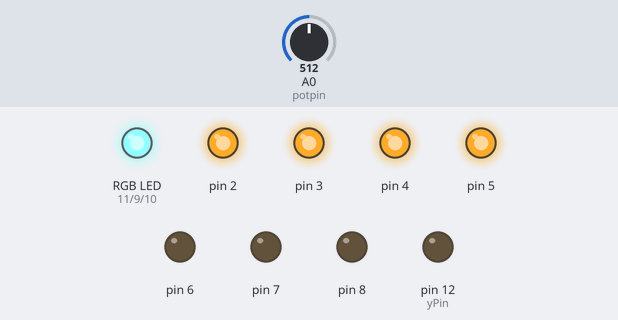
Bench run of a sketch on a simulated Arduino Uno, built with avr-gcc and run on an emulated ATmega328P. Shown: an RGB LED mixed from three pins (HIGH = lit), output pins drawn as LEDs (lit = HIGH). Dashed ring = blinking. The test bench sets the inputs (shaded band); at power-on: A0 (potpin) = 512.

Above: at 1.2 s.
1.3 s: A0 (potpin) set to 900
At 1.7 s:
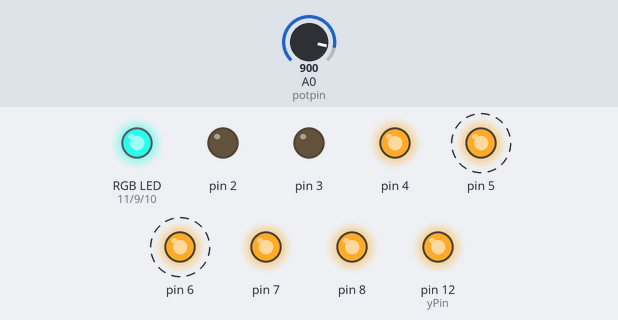
4.3 s: A0 (potpin) set to 1023
At 5.52 s:
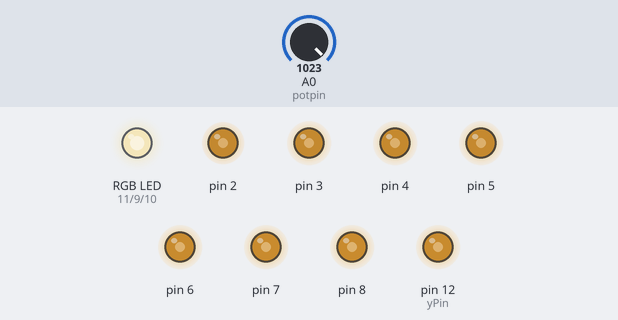
7.3 s: A0 (potpin) set to 511
At 8.55 s:
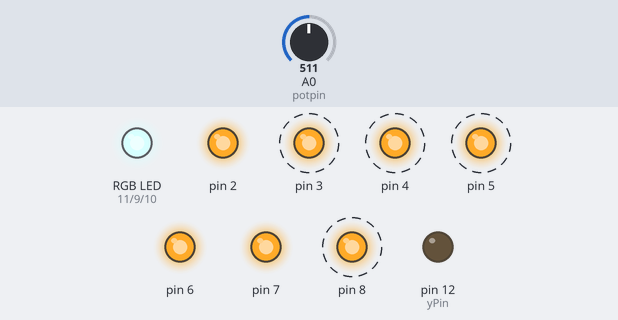
10.3 s: A0 (potpin) set to 716
Timing chart, 0 to 25.1 s (numbered marks = the images above; inputs shaded):
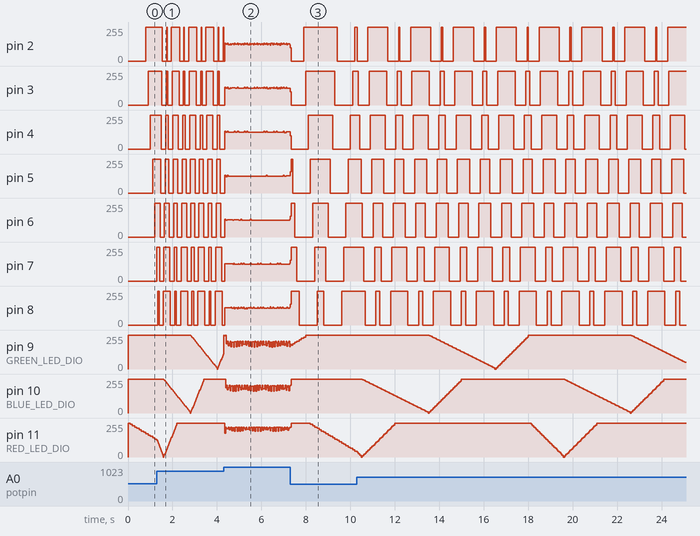

Measured:
- by itself, pin 2: repeats every 1.9 s: 255/255 0.90 s, 0/255 0.48 s, 255/255 0.06 s, 0/255 0.48 s
- by itself, pin 3: repeats every 1.9 s: 255/255 0.78 s, 0/255 0.48 s, 255/255 0.18 s, 0/255 0.48 s
- by itself, pin 4: repeats every 1.9 s: 255/255 0.66 s, 0/255 0.48 s, 255/255 0.30 s, 0/255 0.48 s
- by itself, pin 5: repeats every 1.9 s: 255/255 0.54 s, 0/255 0.48 s, 255/255 0.42 s, 0/255 0.48 s
- by itself, pin 6: repeats every 1.9 s: 255/255 0.42 s, 0/255 0.48 s, 255/255 0.54 s, 0/255 0.48 s
- by itself, pin 7: repeats every 1.9 s: 255/255 0.30 s, 0/255 0.48 s, 255/255 0.66 s, 0/255 0.48 s
- by itself, pin 8: repeats every 1.9 s: 255/255 0.18 s, 0/255 0.48 s, 255/255 0.78 s, 0/255 0.48 s
- by itself, pin 12 (yPin): repeats every 1.9 s: 255/255 0.06 s, 0/255 0.48 s, 255/255 0.90 s, 0/255 0.48 s

The sketch:

kit.ino
```cpp
int xPin = 0;
int yPin = 0;
int WalkSpeed = 25;
int potpin = 0;  // analog pin used to connect the potentiometer
int WalkDirection = 0;
int WalkRGB = 0;
int OldWalkSpeed = 0;

int RedColor   = 255;
int BlueColor  = 255;
int GreenColor = 255;


#define BLUE_LED_DIO 10     /* Select the DIO for driving the BLUE LED */
#define RED_LED_DIO 11       /* Select the DIO for driving the RED LED */
#define GREEN_LED_DIO 9    /* Select the DIO for driving the GREEN LED */


void setup() {

  pinMode(BLUE_LED_DIO, OUTPUT);
  pinMode(RED_LED_DIO, OUTPUT);
  pinMode(GREEN_LED_DIO, OUTPUT);
  analogWrite(BLUE_LED_DIO, 255);
  analogWrite(RED_LED_DIO, 255);
  analogWrite(GREEN_LED_DIO, 255);

  for (int xPin = 2; xPin < 10; xPin++)
  {
    if (xPin==9) {yPin=12;} else {yPin=xPin;}
    pinMode(yPin, OUTPUT);
    digitalWrite(yPin, LOW);    // turn the LED off by making the voltage LOW
  }
  WalkDirection=1;
  WalkRGB = 1;
  xPin = 1;

  Serial.begin(115200);

}

void loop() {

  OldWalkSpeed = WalkSpeed;
  WalkSpeed = analogRead(potpin);            // reads the value of the potentiometer (value between 0 and 1023)
  WalkSpeed = 1024-WalkSpeed;
  WalkSpeed = map(WalkSpeed, 0, 1023, 0, 200);     // scale it to use it with the servo (value between 0 and 180)


  if (WalkRGB == 1)
  {
    analogWrite(RED_LED_DIO, RedColor);
    RedColor -=10;
    if (RedColor<=0) { WalkRGB=2; RedColor=0; analogWrite(RED_LED_DIO, RedColor); }
  }

  if (WalkRGB == 2)
  {
    analogWrite(RED_LED_DIO, RedColor);
    RedColor +=10;
    if (RedColor>=255) { RedColor=255; analogWrite(RED_LED_DIO, RedColor); }
  }


  if (WalkRGB == 2)
  {
    analogWrite(BLUE_LED_DIO, BlueColor);
    BlueColor -=5;
    if (BlueColor<=0) { WalkRGB=5; BlueColor=0; analogWrite(BLUE_LED_DIO, BlueColor);  }
  }

  if (WalkRGB == 5)
  {
    analogWrite(BLUE_LED_DIO, BlueColor);
    BlueColor +=10;
    if (BlueColor>=255) { BlueColor=255; analogWrite(BLUE_LED_DIO, BlueColor); }
  }


  if (WalkRGB == 5)
  {
    analogWrite(GREEN_LED_DIO, GreenColor);
    GreenColor -=5;
    if (GreenColor<=0) { WalkRGB=6; GreenColor=0; analogWrite(GREEN_LED_DIO, GreenColor);  }
  }

  if (WalkRGB == 6)
  {
    analogWrite(GREEN_LED_DIO, GreenColor);
    GreenColor +=10;
    if (GreenColor>=255) { WalkRGB=1; GreenColor=255; analogWrite(GREEN_LED_DIO, GreenColor);  BlueColor=255; }
  }


  if (WalkDirection == 1)
  {
    xPin++;
    if (xPin==9) {yPin=12;} else {yPin=xPin;}
    digitalWrite(yPin, LOW);   // turn the LED
    delay(WalkSpeed);
    if (xPin==9) { WalkDirection=2; xPin=1; }
  } else
  if (WalkDirection == 2)
  {
    xPin++;
    if (xPin==9) {yPin=12;} else {yPin=xPin;}
    digitalWrite(yPin, HIGH);   // turn the LED
    delay(WalkSpeed);
    if (xPin==9) { WalkDirection=3; xPin=10;}
  } else
  if (WalkDirection == 3)
  {
    xPin--;
    if (xPin==9) {yPin=12;} else {yPin=xPin;}
    digitalWrite(yPin, LOW);   // turn the LED
    delay(WalkSpeed);
    if (xPin==2) { WalkDirection=4; xPin=10; }
  } else
  if (WalkDirection == 4)
  {
    xPin--;
    if (xPin==9) {yPin=12;} else {yPin=xPin;}
    digitalWrite(yPin, HIGH);   // turn the LED
    delay(WalkSpeed);
    if (xPin==2) { WalkDirection=1; xPin=1; }
  }
}
```
